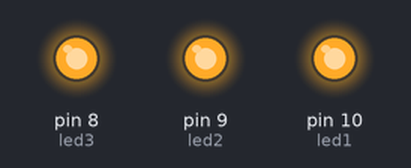
Recording of a sketch running on a simulated Arduino Uno, built with avr-gcc and run on an emulated ATmega328P. Parts: output pins drawn as LEDs (lit = HIGH).

Above: at 0.1 s.
Timing chart, 0 to 1.6 s (numbered marks = the images above):
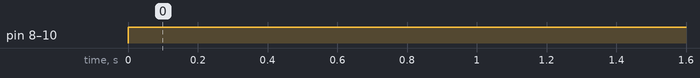

Measured:
- by itself, pin 8 (led3), pin 9 (led2), pin 10 (led1): LOW → HIGH at 0.00 s

The sketch:

sketch_feb10a.ino
```cpp
int led1=10;
int led2=9;
int led3=8;
void setup() {
  // put your setup code here, to run once:
pinMode(led1,OUTPUT);
pinMode(led2,OUTPUT);
pinMode(led3,OUTPUT);
}

void loop() {
  // put your main code here, to run repeatedly:
digitalWrite(led1,HIGH);
digitalWrite(led2,HIGH);
digitalWrite(led3,HIGH);
}
```
